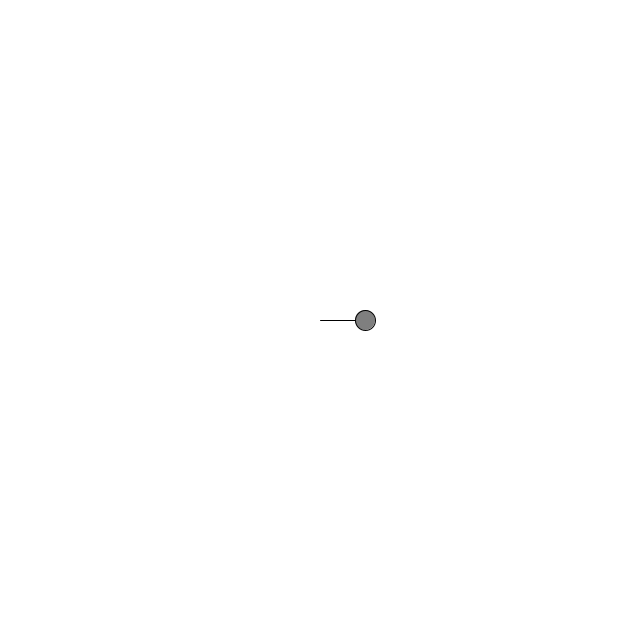
Frame 1 (no input)
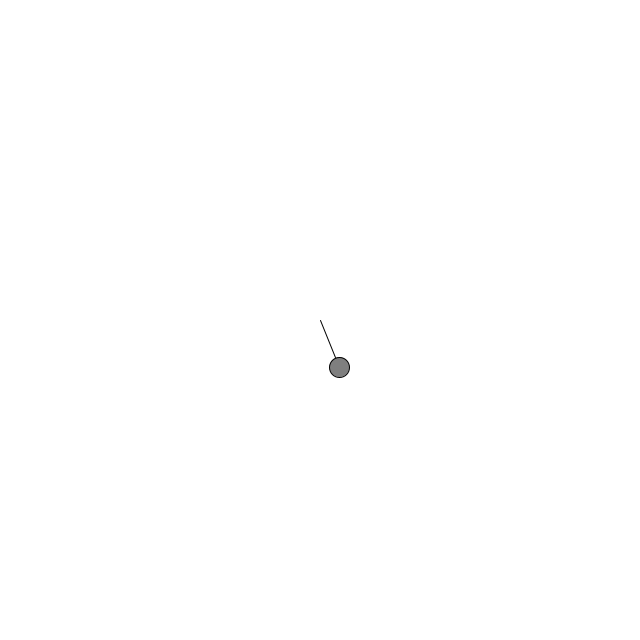
Frame 60 (the mouse pressed at the canvas centre just before this capture)
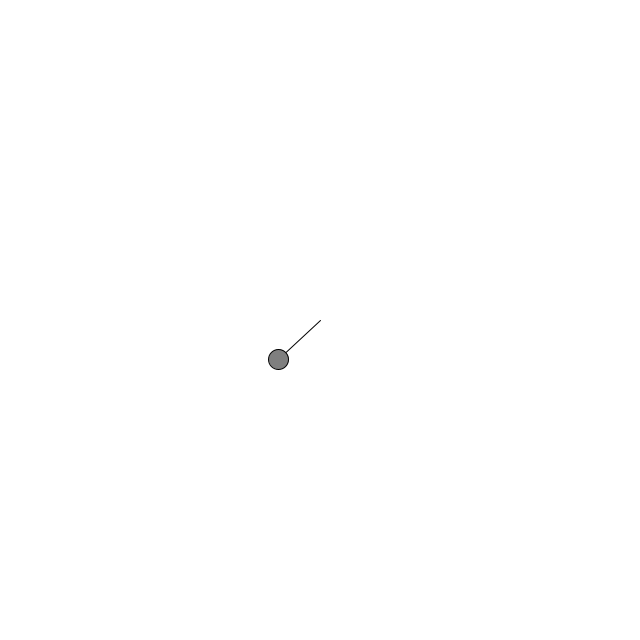
Frame 120 (the mouse held since frame 60 and released just before this capture)

The Processing sketch that drew these frames (run headless with seeded random() and noise(); from frame 60 on, the mouse is pressed at the canvas centre):

// Processing sketch: sketch_spiral
// ── sketch_spiral.pde
class Move {
  float theta = 0;
  float r = height *0.45;
  PVector pos;

  void update() {
    pos = PVector.fromAngle(theta);
    pos.mult(r);
    theta = theta + 0.02;
    r = r + 0.1;
  }
  void show() {
    stroke(0);
    fill(127);
    translate(width / 2, height / 2);
    line(0, 0, pos.x, pos.y);
    circle(pos.x, pos.y, 20);

  }
}


Move move = new Move();
void setup() {
  size(640, 640);
}


void draw() {
  background(255);
  move.update();
  move.show();
}
